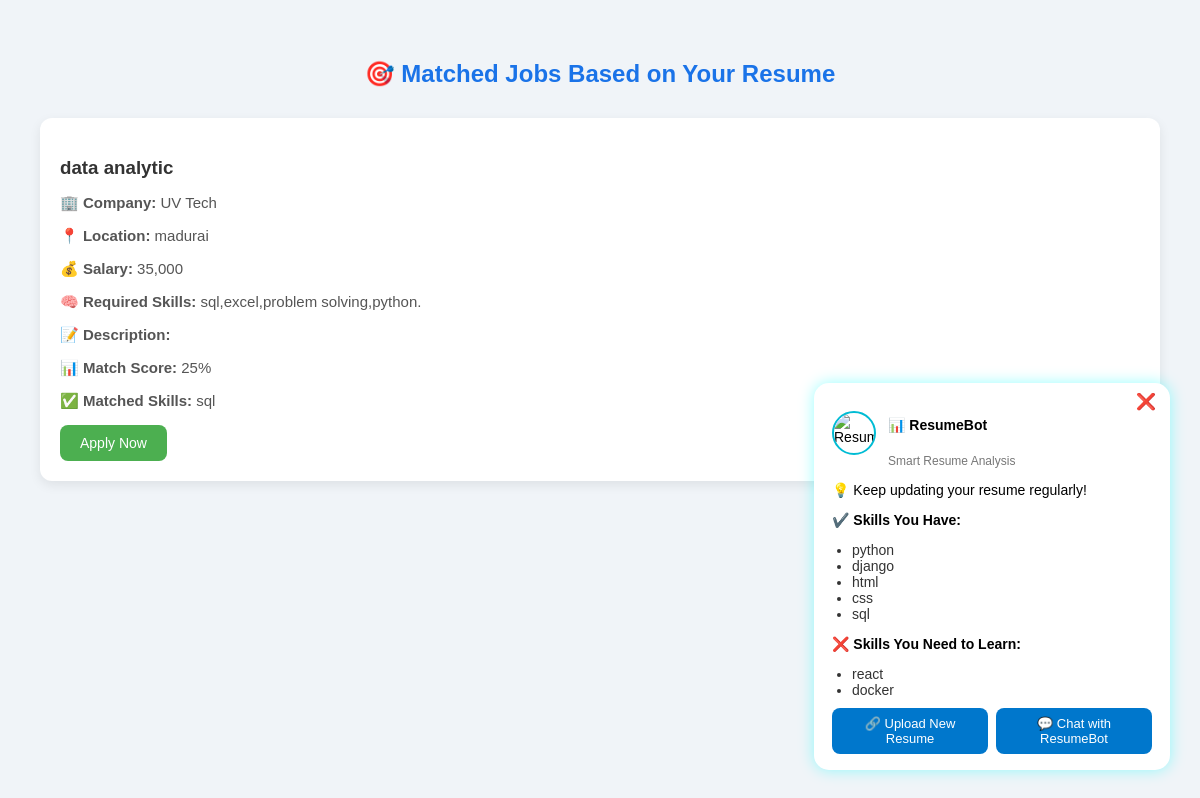
The app's page /match/ with its own data.
### core/models.py (models this page shows, shortened)
class Job(models.Model):
    title = models.CharField(max_length=200)
    company = models.CharField(max_length=200)
    location = models.CharField(max_length=100)
    posted_on = models.DateField(auto_now_add=True)
    salary = models.CharField(max_length=100,blank=True,null=True)
    required_skills = models.TextField()

### core/views.py (the view)
# urls.py: path("match/", views.jobs_match, name="jobs_match"),
def jobs_match(request):
    uploaded_resume_skills = ["python", "django", "html", "css", "sql"]
    all_jobs = Job.objects.all()
    matching_jobs = []
    for job in all_jobs:
        job_skills = [skill.strip().lower() for skill in job.required_skills.split(",")]
        matched = [s for s in uploaded_resume_skills if s in job_skills]
        if matched:
            match_percent = int((len(matched) / len(job_skills)) * 100)
            job.match_percent = match_percent
            job.matched_skills = matched
            matching_jobs.append(job)
    growth_tip = "Learn React.js to improve frontend opportunities 🚀"
    context = {
        "matching_jobs": matching_jobs,
        "growth_tip": growth_tip,
        "skills": uploaded_resume_skills,
        "missing_skills": ["react", "docker"],
        "tips": "Keep updating your resume regularly!"
    }
    return render(request, "core/jobs_match.html", context)

### core/templates/core/jobs_match.html (shortened to what this page needs)
<!DOCTYPE html>
<html lang="en">
<head>
</head>
<body>
  <h2>🎯 Matched Jobs Based on Your Resume</h2>
  {% if matching_jobs %}
{% for job in matching_jobs %}
  <div class="job-card">
    <h3>{{ job.title }}</h3>
    <p><strong>🏢 Company:</strong> {{ job.company }}</p>
    <p><strong>📍 Location:</strong> {{ job.location }}</p>
    <p><strong>💰 Salary:</strong> {{ job.salary }}</p>
    <p><strong>🧠 Required Skills:</strong> {{ job.required_skills }}</p>
    <p><strong>📝 Description:</strong> {{ job.description|truncatewords:25 }}</p>
    <p><strong>📊 Match Score:</strong> {{ job.match_percent }}%</p>
    <p><strong>✅ Matched Skills:</strong> {{ job.matched_skills|join:", " }}</p>
    <form method="post" action="{% url 'apply_to_job' job.id %}">
  <button type="submit" class="apply-btn">Apply Now</button>
</form>
  </div>
{% endfor %}
     {% else %}
    <p style="text-align:center; color:#888;">No matching jobs found. Try updating your resume with more skills.</p>
  {% endif %}
<div class="floating-resumebot" id="resumebot-box">
  <button class="close-btn" onclick="closeResumeBot()">❌</button>
  <div class="resumebot-header">
    <img src="https://cdn-icons-png.flaticon.com/512/4712/4712106.png" alt="ResumeBot" class="bot-avatar">
    <div>
      <h4>📊 ResumeBot</h4>
      <span class="subtitle">Smart Resume Analysis</span>
    </div>
  </div>
  <div class="resumebot-content">
{% if tips %}
  <p>💡 {{ tips }}</p>
{% endif %}
    {% if skills %}
    <div class="skill-section">
      <p><b>✔️ Skills You Have:</b></p>
      <ul>
        {% for skill in skills %}<li>{{ skill }}</li>{% endfor %}
      </ul>
    </div>
    {% endif %}
{% if missing_skills %}
<div class="skill-section">
  <p><b>❌ Skills You Need to Learn:</b></p>
  <ul>
    {% for skill in missing_skills %}<li>{{ skill }}</li>{% endfor %}
  </ul>
</div>
{% endif %}
    <div class="resumebot-buttons">
      <a href="/upload/" class="btn-resume">🔗 Upload New Resume</a>
      <a href="/chatbot/" class="btn-chat">💬 Chat with ResumeBot</a>
    </div>
  </div>
</div>

### core/templates/core/jobs_match.html (style rules this page uses)
body { font-family: 'Poppins', sans-serif; background: #f0f4f8; padding: 40px; margin: 0; }
h2 { text-align: center; color: #1a73e8; margin-bottom: 30px; }
.job-card { background: #fff; padding: 20px; border-radius: 12px; box-shadow: 0 4px 12px rgba(0,0,0,0.08); margin-bottom: 20px; transition: transform 0.2s; }
.job-card h3 { margin-bottom: 10px; color: #333; }
.job-card p { margin-bottom: 15px; font-size: 15px; color: #555; }
.apply-btn { background: #4caf50; color: white; padding: 10px 20px; border: none; border-radius: 8px; cursor: pointer; font-size: 14px; transition: 0.3s; }
.close-btn { position: absolute; top: 5px; right: 8px; background: transparent; border: none; font-size: 16px; cursor: pointer; color: #d84315; }
.floating-resumebot { position: fixed; bottom: 30px; right: 30px; width: 320px; background: #ffffff; border-radius: 15px; box-shadow: 0 0 15px rgba(0, 255, 255, 0.4); padding: 16px 18px; font-family: 'Poppins', sans-serif; z-index: 999; animation: slideIn 0.4s ease; font-size: 14px; }
.resumebot-header { display: flex; align-items: center; gap: 12px; margin-bottom: 8px; }
.bot-avatar { width: 40px; height: 40px; border-radius: 50%; border: 2px solid #00bcd4; }
.subtitle { font-size: 12px; color: #555; opacity: 0.8; }
.skill-section ul { list-style: disc; margin: 5px 0 10px 20px; padding: 0; color: #333; }
.resumebot-buttons { display: flex; justify-content: space-between; gap: 8px; margin-top: 10px; }
.btn-resume, .btn-chat { flex: 1; text-align: center; padding: 8px; background: #0077cc; color: white; border-radius: 8px; text-decoration: none; font-size: 13px; font-weight: 500; }
.close-btn { position: absolute; top: 8px; right: 8px; background: none; border: none; font-size: 16px; cursor: pointer; color: #888; }

### records on screen
Job: title "data analytic", company "UV Tech", location "madurai", salary "35,000", required_skills "sql,excel,problem solving,python.", match_percent "25", matched_skills "sql"

### other values on screen
{{ tips }} "Keep updating your resume regularly!"
{{ skill }} "python" "django" "html" "css" "sql"
{{ skill }} "react" "docker"
